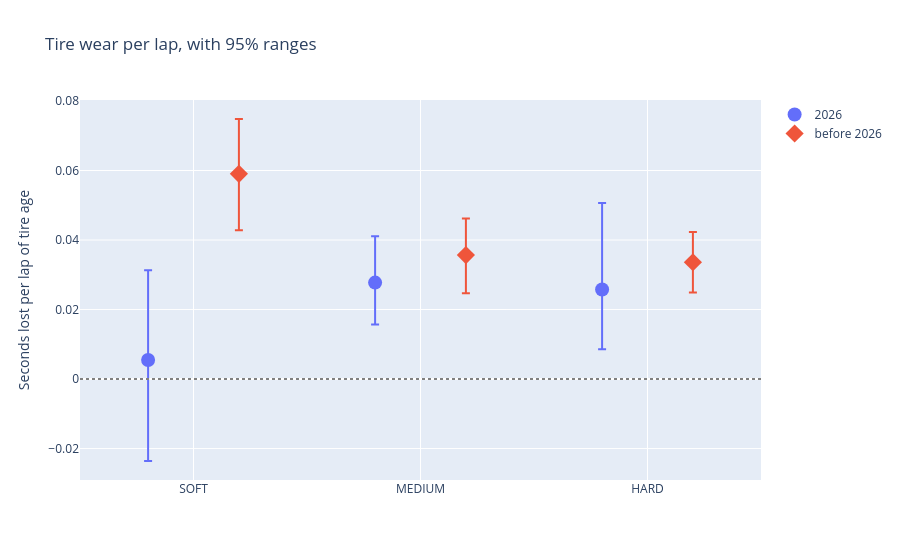

Here is the notebook cell this chart was saved with:
### Code cell
fig = go.Figure()
for name, symbol in zip(results, ["circle", "diamond"]):
    r = results[name].loc[["deg_SOFT", "deg_MEDIUM", "deg_HARD"]]
    fig.add_trace(go.Scatter(
        x=["SOFT", "MEDIUM", "HARD"], y=r["estimate"], name=name, mode="markers",
        marker=dict(size=14, symbol=symbol),
        error_y=dict(type="data", symmetric=False,
                     array=r["high (97.5%)"] - r["estimate"],
                     arrayminus=r["estimate"] - r["low (2.5%)"])))
fig.update_layout(title="Tire wear per lap, with 95% ranges",
                  yaxis_title="Seconds lost per lap of tire age", scattermode="group")
fig.add_hline(y=0, line_dash="dot", line_color="gray")
fig.show()

### Figure 1 — Plotly figure (JSON) as saved in the notebook; plotly's stock layout.template omitted (floating-point values rounded to 4 significant figures)
{"data": [{"error_y": {"array": [0.02578, 0.01332, 0.02488], "arrayminus": [0.02906, 0.01205, 0.01718], "symmetric": false, "type": "data"}, "marker": {"size": 14, "symbol": "circle"}, "mode": "markers", "name": "2026", "type": "scatter", "x": ["SOFT", "MEDIUM", "HARD"], "y": [0.005484, 0.02775, 0.02577]}, {"error_y": {"array": [0.01579, 0.01055, 0.008724], "arrayminus": [0.01621, 0.01099, 0.00869], "symmetric": false, "type": "data"}, "marker": {"size": 14, "symbol": "diamond"}, "mode": "markers", "name": "before 2026", "type": "scatter", "x": ["SOFT", "MEDIUM", "HARD"], "y": [0.05903, 0.03567, 0.03361]}], "layout": {"scattermode": "group", "shapes": [{"line": {"color": "gray", "dash": "dot"}, "type": "line", "x0": 0, "x1": 1, "xref": "x domain", "y0": 0, "y1": 0, "yref": "y"}], "title": {"text": "Tire wear per lap, with 95% ranges"}, "yaxis": {"title": {"text": "Seconds lost per lap of tire age"}}}}
